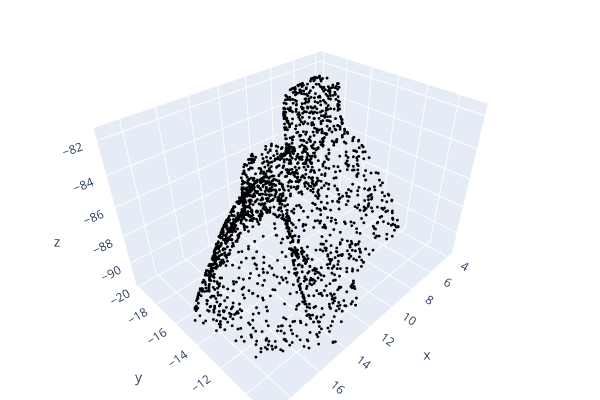

Notebook code for this chart:
### Code cell
print(f"Number of PCD points : {len(pcd.points)}")
print(" ---> Input Context Tooth Surface <--- ")

black_colors = np.zeros((len(pcd.points), 3))
pcd.colors = o3d.utility.Vector3dVector(black_colors)
o3d.visualization.draw_plotly([pcd])

### Figure 1 — Plotly figure (JSON) as saved in the notebook; plotly's stock layout.template omitted (floating-point values rounded to 4 significant figures; data arrays with more than 128 entries replaced by an {"elided": "..."} marker saying what was removed)
{"data": [{"marker": {"color": {"elided": "2048x3 float values"}, "size": 1}, "mode": "markers", "type": "scatter3d", "x": {"elided": "2048 float values"}, "y": {"elided": "2048 float values"}, "z": {"elided": "2048 float values"}}], "layout": {"height": 400, "margin": {"b": 0, "l": 0, "r": 0, "t": 0}, "scene": {"camera": {"center": {"x": 0, "y": 0, "z": 0}, "up": {"x": 0, "y": 0, "z": 1}}}, "showlegend": false, "width": 600}}
